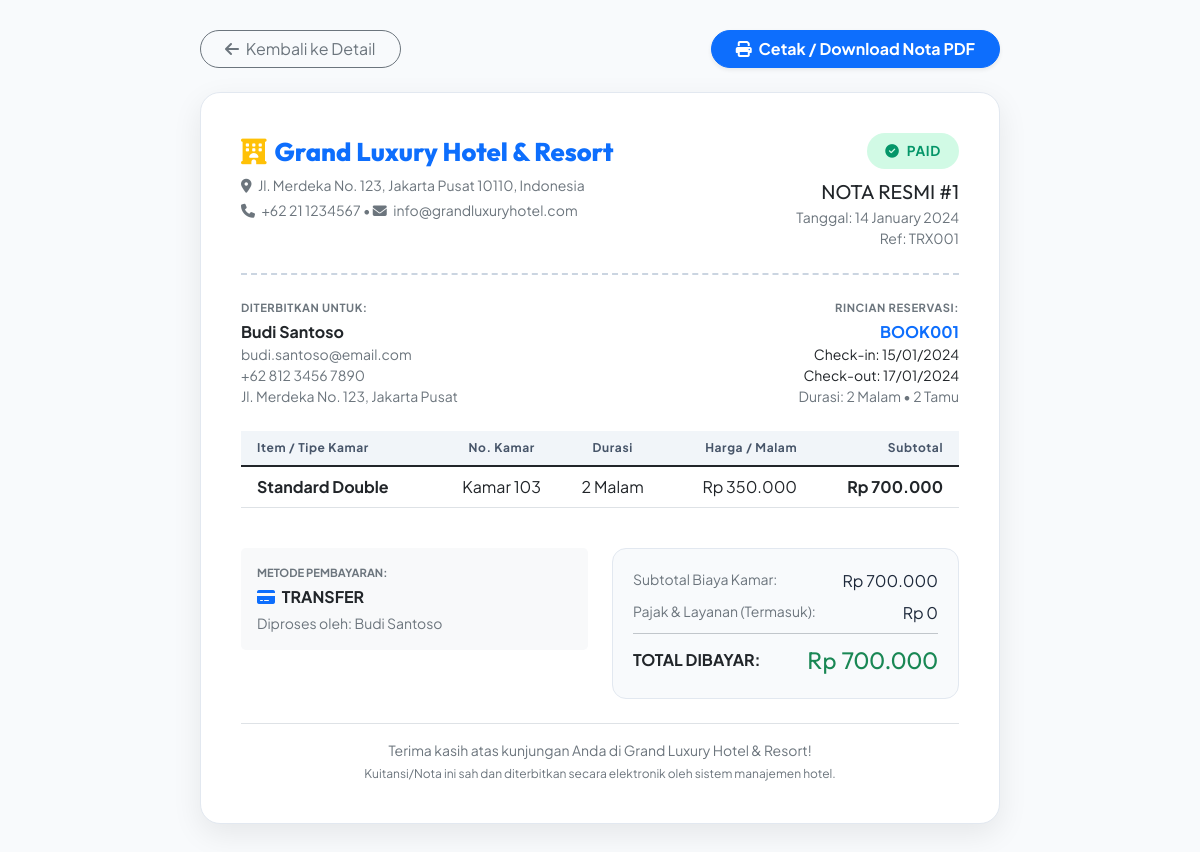
The page /user/receipt.php?id=1 (signed in) on the database its author committed.
### tables this page shows
CREATE TABLE payments (
    id INT PRIMARY KEY AUTO_INCREMENT,
    booking_id INT,
    amount DECIMAL(10,2) NOT NULL,
    payment_method ENUM('cash','credit_card','debit_card','transfer','qris','ovo','gopay') DEFAULT 'cash',
    payment_status ENUM('pending','paid','failed','refunded','partial') DEFAULT 'pending',
    payment_date TIMESTAMP NULL,
    transaction_id VARCHAR(100),
    bank_name VARCHAR(50),
    account_number VARCHAR(50),
    notes TEXT,
    created_at TIMESTAMP DEFAULT CURRENT_TIMESTAMP,
    FOREIGN KEY (booking_id) REFERENCES bookings(id) ON DELETE CASCADE
);

CREATE TABLE customers (
    id INT PRIMARY KEY AUTO_INCREMENT,
    full_name VARCHAR(100) NOT NULL,
    email VARCHAR(100),
    phone VARCHAR(20) NOT NULL,
    identity_type ENUM('ktp','passport','sim') DEFAULT 'ktp',
    identity_number VARCHAR(50),
    address TEXT,
    country VARCHAR(50) DEFAULT 'Indonesia',
    customer_type ENUM('regular','vip','corporate') DEFAULT 'regular',
    created_at TIMESTAMP DEFAULT CURRENT_TIMESTAMP
);

CREATE TABLE bookings (
    id INT PRIMARY KEY AUTO_INCREMENT,
    booking_code VARCHAR(20) UNIQUE NOT NULL,
    customer_id INT,
    user_id INT,
    check_in DATE NOT NULL,
    check_out DATE NOT NULL,
    total_nights INT,
    total_guests INT DEFAULT 1,
    total_amount DECIMAL(10,2) NOT NULL,
    discount_amount DECIMAL(10,2) DEFAULT 0,
    final_amount DECIMAL(10,2) NOT NULL,
    status ENUM('pending','confirmed','checked_in','checked_out','cancelled','no_show') DEFAULT 'pending',
    special_requests TEXT,
    adults INT DEFAULT 1,
    children INT DEFAULT 0,
    created_at TIMESTAMP DEFAULT CURRENT_TIMESTAMP,
    updated_at TIMESTAMP DEFAULT CURRENT_TIMESTAMP ON UPDATE CURRENT_TIMESTAMP,
    FOREIGN KEY (customer_id) REFERENCES customers(id) ON DELETE CASCADE,
    FOREIGN KEY (user_id) REFERENCES users(id) ON DELETE CASCADE
);

CREATE TABLE booking_details (
    id INT PRIMARY KEY AUTO_INCREMENT,
    booking_id INT,
    room_id INT,
    price_per_night DECIMAL(10,2) NOT NULL,
    total_price DECIMAL(10,2) NOT NULL,
    created_at TIMESTAMP DEFAULT CURRENT_TIMESTAMP,
    FOREIGN KEY (booking_id) REFERENCES bookings(id) ON DELETE CASCADE,
    FOREIGN KEY (room_id) REFERENCES rooms(id) ON DELETE CASCADE
);

CREATE TABLE room_types (
    id INT PRIMARY KEY AUTO_INCREMENT,
    type_name VARCHAR(50) NOT NULL,
    description TEXT,
    base_price DECIMAL(10,2) NOT NULL,
    capacity INT NOT NULL,
    size VARCHAR(20),
    bed_type VARCHAR(50),
    is_available BOOLEAN DEFAULT TRUE,
    created_at TIMESTAMP DEFAULT CURRENT_TIMESTAMP
);

CREATE TABLE rooms (
    id INT PRIMARY KEY AUTO_INCREMENT,
    room_number VARCHAR(10) UNIQUE NOT NULL,
    room_type_id INT,
    floor INT,
    view_type ENUM('city','garden','pool','sea') DEFAULT 'city',
    status ENUM('available','occupied','maintenance','cleaning') DEFAULT 'available',
    features TEXT,
    created_at TIMESTAMP DEFAULT CURRENT_TIMESTAMP,
    FOREIGN KEY (room_type_id) REFERENCES room_types(id) ON DELETE CASCADE
);

CREATE TABLE users (
    id INT PRIMARY KEY AUTO_INCREMENT,
    username VARCHAR(50) UNIQUE NOT NULL,
    password VARCHAR(255) NOT NULL,
    email VARCHAR(100) UNIQUE NOT NULL,
    full_name VARCHAR(100) NOT NULL,
    phone VARCHAR(20),
    address TEXT,
    role ENUM('admin','user','receptionist') DEFAULT 'user',
    is_active BOOLEAN DEFAULT TRUE,
    last_login TIMESTAMP NULL,
    created_at TIMESTAMP DEFAULT CURRENT_TIMESTAMP,
    updated_at TIMESTAMP DEFAULT CURRENT_TIMESTAMP ON UPDATE CURRENT_TIMESTAMP
);

### config/database.php (called while the page is built, shortened)
<?php
class Database {
    private $host = "localhost";
    private $db_name = "hotel_management";
    private $username = "root";
    private $password = "";
    public $conn;
    private function connect() {
        try {
            $this->conn = new PDO(
                "mysql:host=" . $this->host . ";dbname=" . $this->db_name,
                $this->username,
                $this->password
            );
            $this->conn->setAttribute(PDO::ATTR_ERRMODE, PDO::ERRMODE_EXCEPTION);
            $this->conn->exec("set names utf8");
        } catch(PDOException $exception) {
            $this->error = "Connection failed: " . $exception->getMessage();
            $this->conn = null;
        }
    }
    public function executeQuery($query, $params = []) {
        try {
            $stmt = $this->conn->prepare($query);
            $stmt->execute($params);
            return $stmt;
        } catch(PDOException $exception) {
            $this->error = "Query failed: " . $exception->getMessage();
            return false;
        }
    }
    public function getSingle($query, $params = []) {
        $stmt = $this->executeQuery($query, $params);
        if ($stmt) {
            return $stmt->fetch(PDO::FETCH_ASSOC);
        }
        return false;
    }
    public function getAll($query, $params = []) {
        $stmt = $this->executeQuery($query, $params);
        if ($stmt) {
            return $stmt->fetchAll(PDO::FETCH_ASSOC);
        }
        return [];
    }
}
?>

### config/init.php (called while the page is built, shortened)
<?php
require_once 'database.php';
$database = new Database();
?>

### user/receipt.php (the view, shortened to what this page needs)
<?php
require_once '../config/init.php';
require_once '../config/database.php';
$user_id = $_SESSION['user_id'];
$payment_id = isset($_GET['id']) ? intval($_GET['id']) : 0;
$booking_id = isset($_GET['booking_id']) ? intval($_GET['booking_id']) : 0;
if ($payment_id > 0) {
    $query = "SELECT p.*, b.id as booking_id, b.booking_code, b.check_in, b.check_out, b.total_nights, b.total_guests, b.adults, b.children, b.special_requests, b.final_amount as booking_total,
                     c.full_name as customer_name, c.email as customer_email, c.phone as customer_phone, c.address as customer_address, c.identity_type, c.identity_number,
                     u.full_name as processed_by
              FROM payments p
              JOIN bookings b ON p.booking_id = b.id
              JOIN customers c ON b.customer_id = c.id
              LEFT JOIN users u ON b.user_id = u.id
              WHERE p.id = ? AND b.user_id = ?";
    $payment = $database->getSingle($query, [$payment_id, $user_id]);
} else {
    $payment = null;
}
$details_query = "SELECT bd.*, r.room_number, rt.type_name, rt.base_price
                 FROM booking_details bd
                 JOIN rooms r ON bd.room_id = r.id
                 JOIN room_types rt ON r.room_type_id = rt.id
                 WHERE bd.booking_id = ?";
$room_details = $database->getAll($details_query, [$payment['booking_id']]);
$total_display = !empty($payment['amount']) ? $payment['amount'] : $payment['booking_total'];
$status_display = !empty($payment['payment_status']) ? strtoupper($payment['payment_status']) : 'CONFIRMED';
?>
<!DOCTYPE html>
<html lang="id">
<head>
    <link href="https://cdn.jsdelivr.net/npm/bootstrap@5.1.3/dist/css/bootstrap.min.css" rel="stylesheet">
    <link rel="stylesheet" href="https://cdnjs.cloudflare.com/ajax/libs/font-awesome/6.4.0/css/all.min.css">
</head>
<body>
<div class="container">
    <div class="d-flex justify-content-between align-items-center mb-4 max-w-800 mx-auto no-print" style="max-width: 800px;">
        <a href="booking_detail.php?id=<?php echo $payment['booking_id']; ?>" class="btn btn-outline-secondary btn-md rounded-pill px-4">
            <i class="fas fa-arrow-left me-1"></i> Kembali ke Detail
        </a>
        <div class="d-flex gap-2">
            <button onclick="window.print()" class="btn btn-primary btn-md rounded-pill px-4 fw-bold shadow-sm">
                <i class="fas fa-print me-1"></i> Cetak / Download Nota PDF
            </button>
        </div>
    </div>
    <div class="receipt-card">
        <div class="receipt-header d-flex justify-content-between align-items-start">
            <div>
                <div class="hotel-brand text-primary">
                    <i class="fas fa-hotel text-warning me-2"></i><?php echo HOTEL_NAME; ?>
                </div>
                <p class="text-muted small mb-1 mt-1"><i class="fas fa-map-marker-alt me-1"></i> <?php echo HOTEL_ADDRESS; ?></p>
                <p class="text-muted small mb-0"><i class="fas fa-phone me-1"></i> <?php echo HOTEL_PHONE; ?> &bull; <i class="fas fa-envelope me-1"></i> <?php echo HOTEL_EMAIL; ?></p>
            </div>
            <div class="text-end">
                <span class="badge-paid d-inline-block mb-2">
                    <i class="fas fa-check-circle me-1"></i> <?php echo $status_display; ?>
                </span>
                <div class="fw-extrabold text-dark fs-5" style="font-family: 'Outfit', sans-serif;">NOTA RESMI #<?php echo $payment['id'] ?? $payment['booking_id']; ?></div>
                <small class="text-muted d-block">Tanggal: <?php echo date('d F Y', strtotime($payment['payment_date'] ?? $payment['created_at'])); ?></small>
                <small class="text-muted d-block">Ref: <?php echo htmlspecialchars($payment['transaction_id'] ?? 'TRX-' . str_pad($payment['booking_id'], 6, '0', STR_PAD_LEFT)); ?></small>
            </div>
        </div>
        <div class="row mb-4">
            <div class="col-6">
                <small class="text-uppercase fw-bold text-muted d-block mb-1" style="font-size: 0.7rem; letter-spacing: 0.05em;">Diterbitkan Untuk:</small>
                <div class="fw-bold fs-6 text-dark"><?php echo htmlspecialchars($payment['customer_name']); ?></div>
                <div class="small text-muted"><?php echo htmlspecialchars($payment['customer_email']); ?></div>
                <div class="small text-muted"><?php echo htmlspecialchars($payment['customer_phone']); ?></div>
                <div class="small text-muted"><?php echo htmlspecialchars($payment['customer_address'] ?? ''); ?></div>
            </div>
            <div class="col-6 text-end">
                <small class="text-uppercase fw-bold text-muted d-block mb-1" style="font-size: 0.7rem; letter-spacing: 0.05em;">Rincian Reservasi:</small>
                <div class="fw-bold fs-6 text-primary"><?php echo htmlspecialchars($payment['booking_code']); ?></div>
                <div class="small text-dark fw-semibold">Check-in: <?php echo date('d/m/Y', strtotime($payment['check_in'])); ?></div>
                <div class="small text-dark fw-semibold">Check-out: <?php echo date('d/m/Y', strtotime($payment['check_out'])); ?></div>
                <div class="small text-muted">Durasi: <?php echo $payment['total_nights']; ?> Malam &bull; <?php echo $payment['total_guests']; ?> Tamu</div>
            </div>
        </div>
        <div class="table-responsive mb-4">
            <table class="table table-receipt align-middle">
                <thead>
                    <tr>
                        <th class="ps-3">Item / Tipe Kamar</th>
                        <th class="text-center">No. Kamar</th>
                        <th class="text-center">Durasi</th>
                        <th class="text-end">Harga / Malam</th>
                        <th class="pe-3 text-end">Subtotal</th>
                    </tr>
                </thead>
                <tbody>
                    <?php if (!empty($room_details)): ?>
                        <?php foreach ($room_details as $item): ?>
                        <tr>
                            <td class="ps-3">
                                <div class="fw-bold text-dark"><?php echo htmlspecialchars($item['type_name']); ?></div>
                            </td>
                            <td class="text-center fw-semibold">Kamar <?php echo htmlspecialchars($item['room_number']); ?></td>
                            <td class="text-center"><?php echo $payment['total_nights']; ?> Malam</td>
                            <td class="text-end">Rp <?php echo number_format($item['price_per_night'], 0, ',', '.'); ?></td>
                            <td class="pe-3 text-end fw-bold">Rp <?php echo number_format($item['total_price'], 0, ',', '.'); ?></td>
                        </tr>
                        <?php endforeach; ?>
                    <?php endif; ?>
                </tbody>
            </table>
        </div>
        <div class="row mb-4">
            <div class="col-md-6 mb-3 mb-md-0">
                <div class="p-3 bg-light rounded-3">
                    <small class="text-uppercase fw-bold text-muted d-block mb-1" style="font-size: 0.7rem;">Metode Pembayaran:</small>
                    <div class="fw-bold text-dark"><i class="fas fa-credit-card me-1 text-primary"></i> <?php echo strtoupper($payment['payment_method'] ?? 'CASH / TRANSFER'); ?></div>
                    <small class="text-muted d-block mt-1">Diproses oleh: <?php echo htmlspecialchars($payment['processed_by'] ?? 'Sistem Hotel'); ?></small>
                </div>
            </div>
            <div class="col-md-6">
                <div class="total-box">
                    <div class="d-flex justify-content-between mb-2">
                        <span class="text-muted small">Subtotal Biaya Kamar:</span>
                        <span class="fw-semibold">Rp <?php echo number_format($total_display, 0, ',', '.'); ?></span>
                    </div>
                    <div class="d-flex justify-content-between mb-2">
                        <span class="text-muted small">Pajak & Layanan (Termasuk):</span>
                        <span class="fw-semibold">Rp 0</span>
                    </div>
                    <hr class="my-2">
                    <div class="d-flex justify-content-between align-items-center">
                        <span class="fw-bold text-dark fs-6">TOTAL DIBAYAR:</span>
                        <span class="fw-extrabold fs-4 text-success" style="font-family: 'Outfit', sans-serif;">
                            Rp <?php echo number_format($total_display, 0, ',', '.'); ?>
                        </span>
                    </div>
                </div>
            </div>
        </div>
        <div class="text-center border-top pt-3 mt-4 text-muted small">
            <p class="mb-1 fw-semibold">Terima kasih atas kunjungan Anda di <?php echo HOTEL_NAME; ?>!</p>
            <p class="mb-0 text-muted" style="font-size: 0.75rem;">Kuitansi/Nota ini sah dan diterbitkan secara elektronik oleh sistem manajemen hotel.</p>
        </div>
    </div>
</div>
</body>
</html>

### user/receipt.php (style rules this page uses)
body { font-family: 'Plus Jakarta Sans', sans-serif; background-color: #f8fafc; color: #1e293b; padding: 30px 0; }
.receipt-card { background: #ffffff; border-radius: 20px; box-shadow: 0 10px 30px rgba(0, 0, 0, 0.08); border: 1px solid #e2e8f0; padding: 40px; max-width: 800px; margin: 0 auto; }
.receipt-header { border-bottom: 2px dashed #cbd5e1; padding-bottom: 24px; margin-bottom: 24px; }
.hotel-brand { font-family: 'Outfit', sans-serif; font-size: 1.6rem; font-weight: 800; color: #0f172a; }
.badge-paid { background-color: #d1fae5; color: #059669; font-weight: 700; padding: 8px 18px; border-radius: 50rem; font-size: 0.85rem; text-transform: uppercase; letter-spacing: 0.05em; }
.table-receipt th { background-color: #f1f5f9; color: #475569; font-size: 0.75rem; text-uppercase: uppercase; letter-spacing: 0.05em; }
.total-box { background-color: #f8fafc; border-radius: 14px; border: 1px solid #e2e8f0; padding: 20px; }

### rows shown on the page
payments: payment_status "PAID", id "1", payment_date "14 January 2024", transaction "TRX001", customers.full_name "Budi Santoso", customers.email "budi.santoso@email.com", customers.phone "+62 812 3456 7890", customers.address "Jl. Merdeka No. 123, Jakarta Pusat", booking.booking_code "BOOK001", booking.check_in "15/01/2024", booking.check_out "17/01/2024", booking.total_nights "2", booking.total_guests "2", payment_method "TRANSFER", users.full_name "Budi Santoso", amount "700.000"
booking_details: room_types.type_name "Standard Double", room.room_number "103", booking.total_nights "2", price_per_night "350.000", total_price "700.000"

### other values the page prints
HOTEL_NAME "Grand Luxury Hotel & Resort"
HOTEL_ADDRESS "Jl. Merdeka No. 123, Jakarta Pusat 10110, Indonesia"
HOTEL_PHONE "+62 21 1234567"
HOTEL_EMAIL "info@grandluxuryhotel.com"
